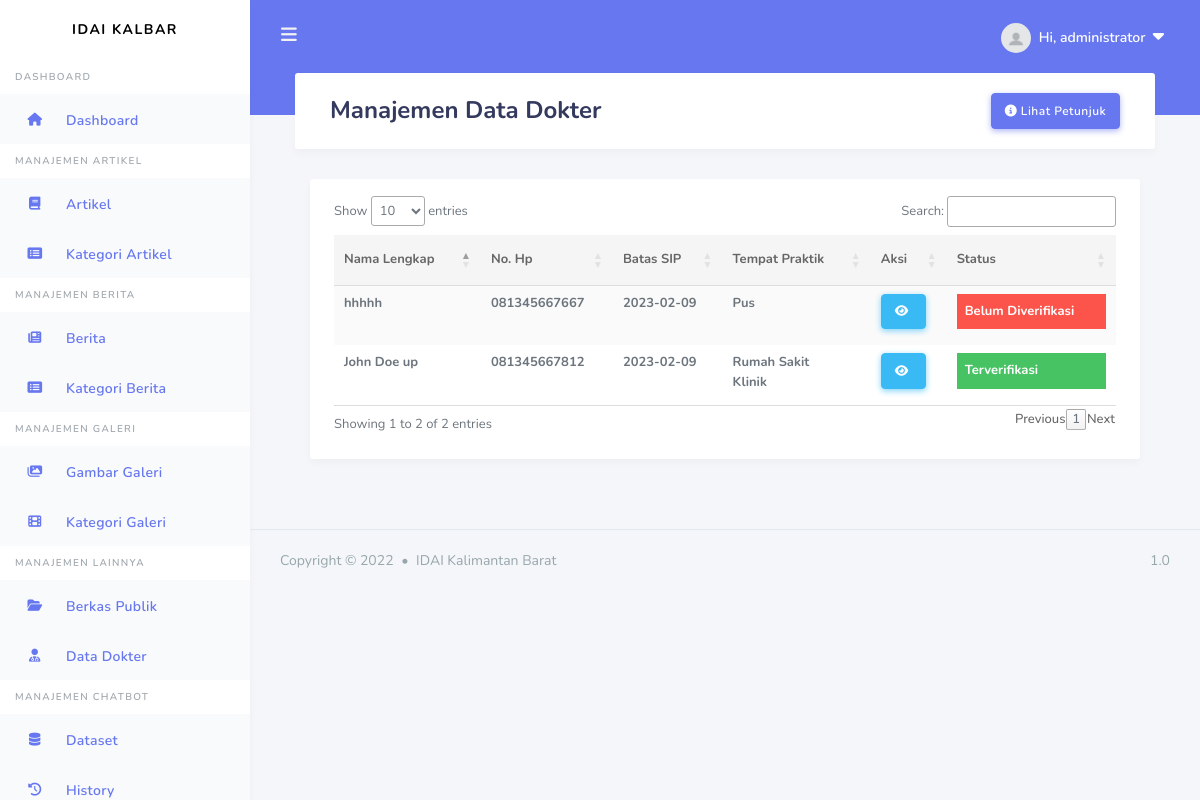
Screenshot of /admin/data-dokter (signed in) with the database file from the repository.
### apps/models.py (models this page shows, shortened)
class User(db.Model, UserMixin):
    id = db.Column(db.Integer, primary_key=True)
    username = db.Column(db.String(20), unique=True, nullable=False)
    email = db.Column(db.String(100), unique=True, nullable=False)
    image_file = db.Column(db.String(20), nullable=False, default='default.jpg')
    password = db.Column(db.String(20), nullable=False)
    articles = db.relationship('Article', backref='author', lazy=True)
    news = db.relationship('News', backref='author', lazy=True)
    galleries = db.relationship('Gallery', backref='author', lazy=True)
    image_galleries = db.relationship('Images_Gallery', backref='author', lazy=True)
    berkas = db.relationship('DataDokter', backref='owner', lazy=True, uselist=False)
    roles_id = db.Column(db.Integer, db.ForeignKey('roles.id'), nullable=False, default=2)

class DataDokter(db.Model):
    id = db.Column(db.Integer, primary_key=True)
    nama_lengkap = db.Column(db.String(100), unique=True, nullable=False)
    no_hp = db.Column(db.String(100), unique=True, nullable=False)
    batas_sip = db.Column(db.Date, nullable=False)
    status_data = db.Column(db.Boolean, default=False, nullable=False)
    user_id = db.Column(db.Integer, db.ForeignKey('user.id'), nullable=False)

class TempatPraktik(db.Model):
    id = db.Column(db.Integer, primary_key=True)
    tempat_praktik = db.Column(db.String(100), nullable=False)
    alamat_praktik = db.Column(db.String(200), nullable=False)
    kota_praktik = db.Column(db.String(50), nullable=False)
    hari_praktik = db.Column(db.String(50), nullable=False)
    jam_mulai = db.Column(db.Time, nullable=False)
    jam_selesai = db.Column(db.Time, nullable=False)
    user_id = db.Column(db.Integer, db.ForeignKey('user.id'))
    user = db.relationship('User', backref=db.backref('tempatpraktiks', lazy=True))

### apps/files/routes.py (the view)
@files.route("/admin/data-dokter", methods=['GET', 'POST'])
@login_required
def data_dokter():
    data = DataDokter.query.all()
    data_tp = TempatPraktik.query.all()
    return render_template('users/admin/data_dokter.html', title='Data Dokter', legend='Data Dokter', data=data, data_tp=data_tp)

### apps/models.py (called while the page is built)
@login_manager.user_loader
def load_user(user_id):
    return User.query.get(int(user_id))

### apps/templates/users/admin/data_dokter.html (shortened to what this page needs)
{% extends "layouts/base_dashboard.html" %}
{% block header %}
<div class="container">
    <h1>Manajemen {{ title }}</h1>
    <button type="button" class="btn btn-primary float-right" data-toggle="modal" data-target="#modalll">
        <i class="fa-solid fa-circle-info"></i>&nbsp;Lihat Petunjuk
    </button>
</div>
{% endblock header %}
{% block content %}
<div class="container">
    <div class="row">
      <div class="col-12 col-md-12 col-lg-12">
        <div class="card">
          <section class="section m-4">
            <table id="data" class="table table-striped table-hover">
                <thead>
                    <tr>
                        <th scope="col">Nama Lengkap</th>
                        <th scope="col">No. Hp</th>
                        <th scope="col">Batas SIP</th>
                        <th scope="col">Tempat Praktik</th>
                        <th scope="col">Aksi</th>
                        <th scope="col">Status</th>
                    </tr>
                    </thead>
                    <tbody>
                    {% for d in data %}
                    <tr>
                        <th>{{ d.nama_lengkap }}</th>
                        <th>{{ d.no_hp }}</th>
                        <th>{{ d.batas_sip }}</th>
                        <th>
                          {% for dtp in data_tp %}
                          {% if d.user_id == dtp.user_id %}
                            {{ dtp.tempat_praktik }}<br>
                          {% endif %}
                          {% endfor %}
                        </th>
                        <th>
                            <div>
                                <a class="btn btn-info" href="{{ url_for('files.data_detail', id=d.user_id) }}" role="button" title="Lihat Data"><i class="fa-solid fa-eye"></i>&nbsp;</a>
                            </div>
                        </th>
                        <th>
                            {% if d.status_data == false %}
                              <div class="p-2 mb-2 bg-danger text-white">Belum Diverifikasi</div>
                            {% else %}
                              <div class="p-2 mb-2 bg-success text-white">Terverifikasi</div>
                            {% endif %}
                        </th>
                    </tr>
                    {% endfor %}
                    </tbody>
            </table>
          </section>
        </div>
      </div>
    </div>
</div>
{% endblock content%}

### apps/templates/includes/header.html (shortened to what this page needs)
<div class="navbar-bg"></div>
    <nav class="navbar navbar-expand-lg main-navbar">
      <form class="form-inline mr-auto">
        <ul class="navbar-nav mr-3">
          <li><a href="#" data-toggle="sidebar" class="nav-link nav-link-lg"><i class="fas fa-bars"></i></a></li>
        </ul>
      </form>
      <ul class="navbar-nav navbar-right">
        <li class="dropdown"><a href="#" data-toggle="dropdown" class="nav-link notification-toggle nav-link-lg nav-link-user"><img src="{{ url_for ('static', filename='assets/img/profile_pics/default.jpg') }}" alt="" class="rounded-circle mr-1">
          <div class="d-sm-none d-lg-inline-block">Hi, {{ current_user.username}} &nbsp;<small><i class="fa-solid fa-caret-down"></i></small></div></a>
        </li>
      </ul>
    </nav>

### rows the page displays
User: username "administrator"
DataDokter: nama_lengkap "John Doe up", no_hp "081345667812", batas_sip "2023-02-09", status_data "Terverifikasi"
TempatPraktik: tempat_praktik "Rumah Sakit"
TempatPraktik: tempat_praktik "Klinik"
DataDokter: nama_lengkap "hhhhh", no_hp "081345667667", batas_sip "2023-02-09", status_data "Belum Diverifikasi"
TempatPraktik: tempat_praktik "Pus"

### other values shown
{{ title }} "Data Dokter"
